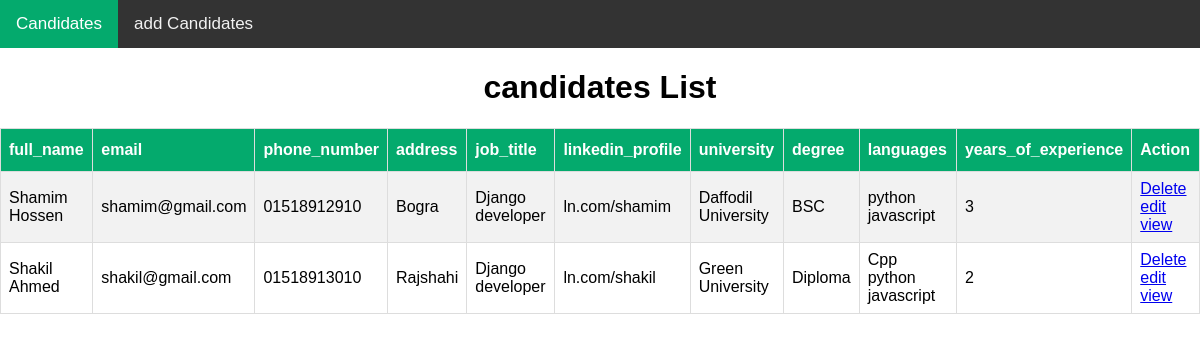
/candidates/, run on the app's committed database.
### myApp/models.py (models this page shows, shortened)
class candidateModel(models.Model):
    full_name=models.CharField(max_length=30)
    email=models.CharField(max_length=30)
    phone_number=models.CharField(max_length=30)
    address=models.CharField(max_length=30)
    job_title=models.CharField(max_length=30)
    linkedin_profile=models.CharField(max_length=30)
    university=models.CharField(max_length=30)
    degree=models.CharField(max_length=30)
    languages=models.CharField(max_length=30)
    years_of_experience=models.CharField(max_length=30)

### myProject/views.py (the view)
# urls.py: path('candidates/', candidates, name='candidates'),
def candidates(request):
    candidates=candidateModel.objects.all()
    candiDict={
        'candi':candidates,
    }
    return render(request, 'candidates.html', candiDict)

### template/candidates.html (shortened to what this page needs)
{% extends 'index.html' %}
{% block content %}
<!DOCTYPE html>
<html lang="en">
<head>
</head>
<body>
    <h1 style="text-align: center;">candidates List</h1>
    <table id="customers">
        <tr>
          <th>full_name</th>
          <th>email</th>
          <th>phone_number</th>
          <th>address</th>
          <th>job_title</th>
          <th>linkedin_profile</th>
          <th>university</th>
          <th>degree</th>
          <th>languages</th>
          <th>years_of_experience</th>
          <th>Action</th>
        </tr>
        {% for i in candi %}
        <tr>
            <td> {{i.full_name}} </td>
            <td> {{i.email}} </td>
            <td> {{i.phone_number}} </td>
            <td> {{i.address}} </td>
            <td> {{i.job_title}} </td>
            <td> {{i.linkedin_profile}} </td>
            <td> {{i.university}} </td>
            <td> {{i.degree}} </td>
            <td> {{i.languages}} </td>
            <td> {{i.years_of_experience}} </td>
            <td>
                <a href="{% url 'deleteCandi' i.id %}">Delete</a>
                <a href="{% url 'editCandi' i.id %}">edit</a>
                <a href="#">view</a>
            </td>
          </tr>
        {% endfor %}
      </table>
</body>
</html>
{% endblock content %}

### template/index.html (shortened to what this page needs)
<!DOCTYPE html>
<html lang="en">
<head>
</head>
<body>
    {% include 'navbar.html' %}
    {% block content %}
    {% endblock content %}
</body>
</html>

### template/navbar.html (shortened to what this page needs)
<!DOCTYPE html>
<html>
<head>
</head>
<body>
<div class="topnav">
  <a class="active" href="{% url 'candidates' %}">Candidates</a>
  <a href="{% url 'addCandidates' %}">add Candidates</a>
</div>
</body>
</html>

### template/navbar.html (style rules this page uses)
body { margin: 0; font-family: Arial, Helvetica, sans-serif; }
.topnav { overflow: hidden; background-color: #333; }
.topnav a { float: left; color: #f2f2f2; text-align: center; padding: 14px 16px; text-decoration: none; font-size: 17px; }
.topnav a.active { background-color: #04AA6D; color: white; }

### template/candidates.html (style rules this page uses)
#customers { font-family: Arial, Helvetica, sans-serif; border-collapse: collapse; width: 100%; }
#customers td, #customers th { border: 1px solid #ddd; padding: 8px; }
#customers tr:nth-child(even) { background-color: #f2f2f2; }
#customers th { padding-top: 12px; padding-bottom: 12px; text-align: left; background-color: #04AA6D; color: white; }

### data on the page
candidateModel: full_name "Shamim Hossen", email "shamim@gmail.com", phone_number "01518912910", address "Bogra", job_title "Django developer", linkedin_profile "ln.com/shamim", university "Daffodil University", degree "BSC", languages "python javascript", years_of_experience "3"
candidateModel: full_name "Shakil Ahmed", email "shakil@gmail.com", phone_number "01518913010", address "Rajshahi", job_title "Django developer", linkedin_profile "ln.com/shakil", university "Green University", degree "Diploma", languages "Cpp python javascript", years_of_experience "2"
